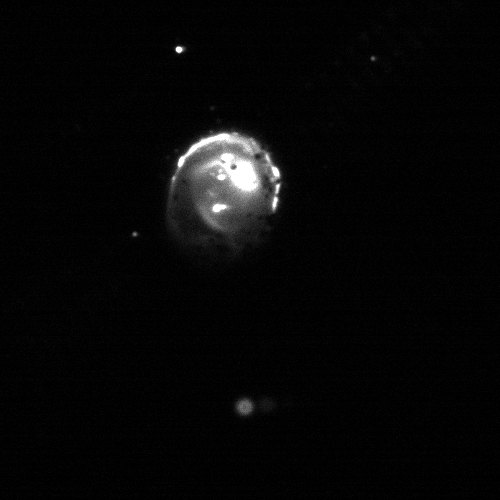
#> input picture databalance3/photo/0/2-006.tiff, 500 x 500 px; its folder holds only this picture in this run
$ python batchroi.py
#> lines starting #> are read from the running program, lines starting #| are printed output that depends on the picture; after the words box and inside, x2 and y2 are one past the last pixel; in counts of white or black regions, pixels touching at a corner belong together
### opencv/classroi.py
#我是在windows环境中运行
import cv2
import numpy as np
from imutils import contours  # 排序操作，也可以不用。
class ClassRoi():
    def __init__(self,readplace,saveplace,filename):
        self.readplace=readplace
        self.saveplace=saveplace
        self.filename=filename
    # 绘图展示
    # [4 lines left out: function cv_show, not called in this run]

    def main(self):
        # 读取一个模板图像
        img = cv2.imread(self.readplace, )
#> img is the input picture: shape (500, 500, 3); min 0, max 255, mean 6.9
        # img = cv2.imread('Basler_acA1920-40gm__23578932__20221124_161210553_701.tiff', )
        height, width, channels = img.shape
#> height = 500; width = 500; channels = 3
        print(height, width,channels)
#| 500 500 3
        # self.cv_show(name='raw',img=img)

        # 灰度图
        ref = cv2.cvtColor(img, cv2.COLOR_BGR2GRAY)
        # self.cv_show('COLOR_BGR2GRAY',ref)

        # 二值图像
        ref = cv2.threshold(ref, 10, 255, cv2.THRESH_BINARY_INV)[1]
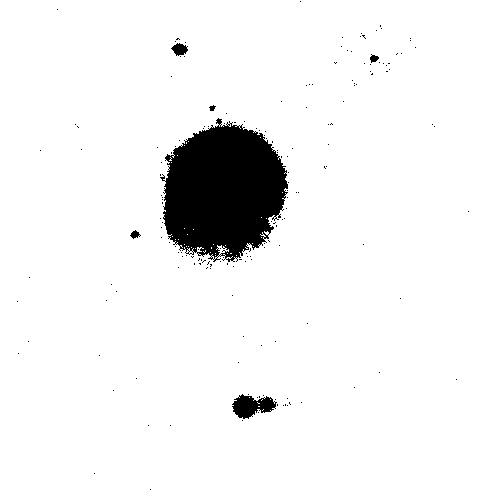
#> ref: shape (500, 500); 94.4% white; 179 black regions (173 under 20 px), largest, box (x1, y1, x2, y2) and area: (160, 118, 288, 262) 12938, (232, 394, 277, 419) 665, (171, 43, 188, 56) 141, (130, 230, 141, 239) 53, (370, 54, 379, 63) 49, (209, 105, 216, 111) 26
        # self.cv_show('THRESH_BINARY_INV',ref)
        # 函数用于将ref图像进行反二值化，将阈值设置为10，当像素值小于10时，赋值为255，否则赋值为0。

        rectKernel = cv2.getStructuringElement(cv2.MORPH_RECT, (3, 3))
        gradX = cv2.morphologyEx(ref, cv2.MORPH_CLOSE, rectKernel)
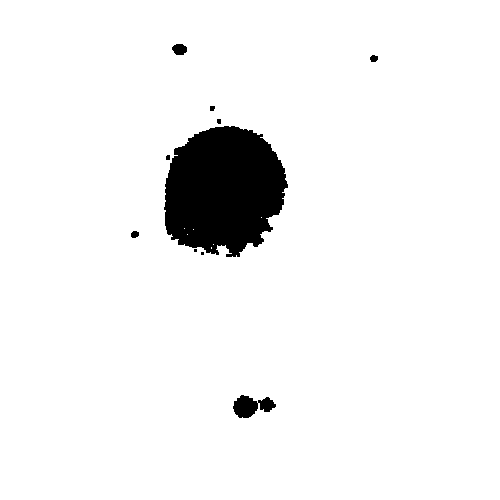
#> gradX: shape (500, 500); 94.7% white; 10 black regions (4 under 20 px)
        # self.cv_show('MORPH_CLOSE',gradX)

        refCnts, hierarchy = cv2.findContours(gradX, cv2.RETR_LIST, cv2.CHAIN_APPROX_SIMPLE)
#> refCnts = 18 contours, 8 with area under 20; largest, box (x1, y1, x2, y2) and area: (0, 0, 500, 500) 249001, (163, 125, 289, 258) 12570, (232, 394, 259, 419) 460, (257, 396, 277, 413) 198, (171, 43, 188, 56) 150
        cnts = refCnts
#> cnts has the same summary as refCnts
        cur_img = img.copy()
        cv2.drawContours(cur_img,refCnts,-1,(0,0,255),3)
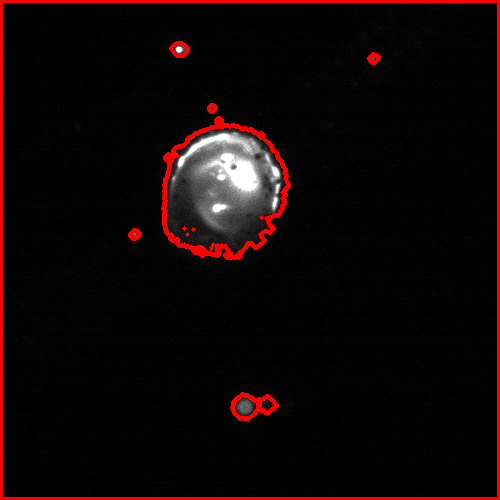
#> cur_img: shape (500, 500, 3); 3.87% of pixels changed, all inside (x1, y1, x2, y2) = (0, 0, 500, 500)
        # self.cv_show('drawContours',cur_img)

        global locs
        locs = []
        for (i, c) in enumerate(refCnts):
            # 计算矩形
            (x, y, w, h) = cv2.boundingRect(c)

            if (w > 50 and w < 490) and (h > 50 and h < 490):
                # 符合的留下来
                locs.append((x, y, w, h))
#> this loop made 18 passes
#> (x, y, w, h) on passes 1, 2, 3, 4, 6, 7, 8, 9, 10, 11, 12, 13: (257, 396, 20, 17), (232, 394, 27, 25), (200, 251, 5, 5), (193, 248, 5, 5), (213, 244, 1, 1), (187, 234, 1, 1), (130, 230, 10, 9), (193, 229, 1, 1), (184, 228, 1, 1), (261, 217, 1, 1), (165, 154, 6, 7), (163, 125, 126, 133)
#> (c, x, y, w, h) on passes 5, 18: ([[211, 247], [211, 248]], 211, 247, 1, 2), ([[0, 0], [0, 499], [499, 499], [499, 0]], 0, 0, 500, 500)
#> after the loop, locs = [(163, 125, 126, 133)]
        # [5 lines of commented-out code are left out]
        gX, gY, gW, gH = locs[0] #后面再加一个什么,如果遇到不好切割的样本，就用try，except过滤，或者其它方法
#> gX = 163; gY = 125; gW = 126; gH = 133
        group = img[gY - 8:gY + gH + 8, gX - 8:gX + gW + 8]
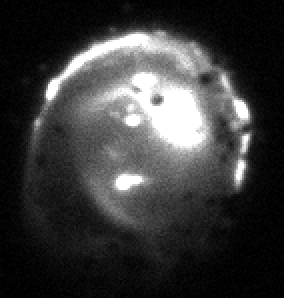
#> group: shape (149, 142, 3) (shown 2 times larger); min 0, max 255, mean 57.9
        cv2.imwrite('{}/{}'.format(self.saveplace,self.filename),group)

# [3 lines that do not run on import are left out]

### opencv/batchroi.py
#我在windows环境中运行的
import os
from classroi import ClassRoi

# src_folders = ["C:\\Users\\dell\\Desktop\\prepare\\test\\{}".format(i) for i in (20,21)]
src_folders = r'../databalance3/photo/0/'
#目标文件夹
dst_folder = r"./test"

# [7 lines of commented-out code are left out]


for file in os.listdir(src_folders):
    if file.endswith(".tiff"):  # 如果文件扩展名为.tiff
        src_file = os.path.join(src_folders, file)  # 构建源文件的完整路径
        print(file)
        ClassRoi(src_file, dst_folder, file).main()  # 调用ClassRoi类的main()方法进行处理
print("finish")

$ run again, on databalance3/photo/0/2-014.tiff
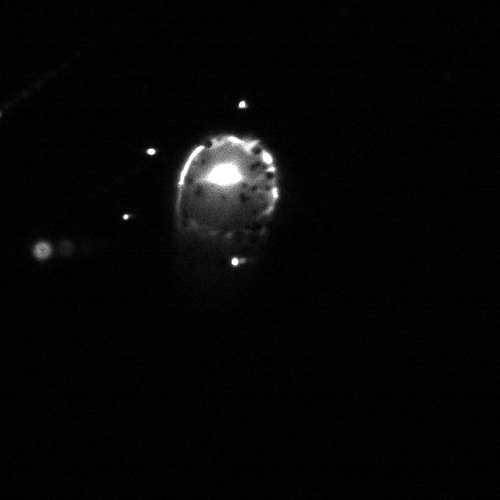
#> input picture databalance3/photo/0/2-014.tiff, 500 x 500 px
#> in main, img is the input picture: shape (500, 500, 3); min 0, max 255, mean 6.3
#| 500 500 3
#> in main, `ref = cv2.threshold(ref, 10, 255, cv2.THRESH_BINARY_INV)[1]`:
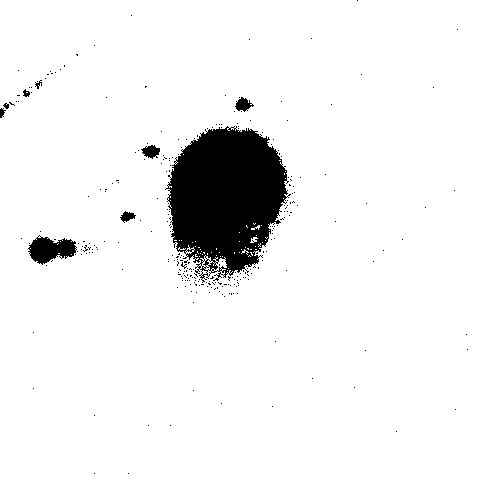
#> ref: shape (500, 500); 94% white; 286 black regions (277 under 20 px), largest, box (x1, y1, x2, y2) and area: (165, 126, 291, 283) 13087, (28, 235, 77, 265) 880, (141, 145, 160, 159) 167
#> gradX: shape (500, 500); 94.6% white; 13 black regions (7 under 20 px)
#> refCnts = 26 contours, 18 with area under 20; largest, box (x1, y1, x2, y2) and area: (0, 0, 500, 500) 248970, (169, 128, 288, 272) 12562, (29, 237, 77, 264) 863, (142, 145, 161, 159) 174, (235, 97, 251, 112) 158, (120, 211, 136, 222) 112, (250, 235, 258, 243) 23, (23, 92, 30, 97) 22
#> cnts has the same summary as refCnts
#> cur_img: shape (500, 500, 3); 4.13% of pixels changed, all inside (x1, y1, x2, y2) = (0, 0, 500, 500)
#> the loop in main, `for (i, c) in enumerate(refCnts):` made 26 passes
#> (x, y, w, h) on passes 1, 2, 3, 4, 6, 7, 8, 11: (213, 265, 5, 5), (209, 264, 5, 5), (204, 261, 5, 5), (199, 254, 6, 5), (219, 252, 1, 1), (211, 252, 1, 1), (200, 249, 1, 1), (192, 242, 1, 1)
#> after the loop in main, `for (i, c) in enumerate(refCnts):`: locs = [(169, 128, 119, 144)]
#> gX = 169; gY = 128; gW = 119; gH = 144
#> in main, `group = img[gY - 8:gY + gH + 8, gX - 8:gX + gW + 8]`:
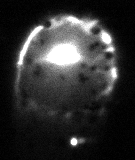
#> group: shape (160, 135, 3); min 0, max 255, mean 48.6

$ run again, on databalance3/photo/0/2-007.tiff
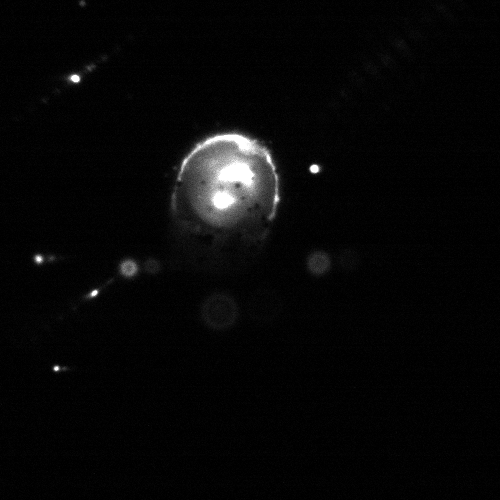
#> input picture databalance3/photo/0/2-007.tiff, 500 x 500 px
#> in main, img is the input picture: shape (500, 500, 3); min 0, max 255, mean 7.3
#| 500 500 3
#> in main, `ref = cv2.threshold(ref, 10, 255, cv2.THRESH_BINARY_INV)[1]`:
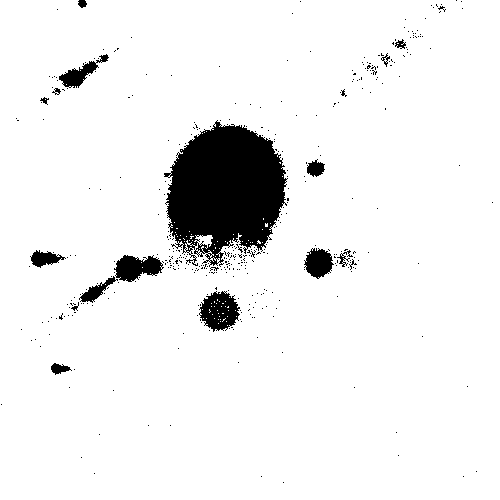
#> ref: shape (500, 500); 93.1% white; 422 black regions (404 under 20 px), largest, box (x1, y1, x2, y2) and area: (164, 120, 288, 267) 12110, (199, 291, 240, 332) 1098, (114, 255, 164, 282) 860
#> gradX: shape (500, 500); 93.9% white; 20 black regions (8 under 20 px)
#> refCnts = 53 contours, 39 with area under 20; largest, box (x1, y1, x2, y2) and area: (0, 0, 500, 500) 248948, (167, 121, 286, 255) 11610, (200, 291, 240, 331) 1103, (115, 255, 162, 283) 863, (304, 249, 333, 278) 620
#> cnts has the same summary as refCnts
#> cur_img: shape (500, 500, 3); 5.17% of pixels changed, all inside (x1, y1, x2, y2) = (0, 0, 500, 500)
#> the loop in main, `for (i, c) in enumerate(refCnts):` made 53 passes
#> (x, y, w, h) on passes 1, 2, 3, 4, 5, 6, 8, 9: (50, 363, 21, 12), (218, 323, 1, 1), (214, 318, 1, 1), (227, 316, 1, 1), (218, 316, 9, 6), (212, 314, 1, 1), (218, 313, 1, 1), (217, 310, 1, 1)
#> after the loop in main, `for (i, c) in enumerate(refCnts):`: locs = [(167, 121, 119, 134)]
#> gX = 167; gY = 121; gW = 119; gH = 134
#> in main, `group = img[gY - 8:gY + gH + 8, gX - 8:gX + gW + 8]`:
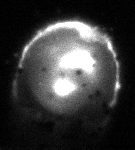
#> group: shape (150, 135, 3); min 0, max 255, mean 57.4
